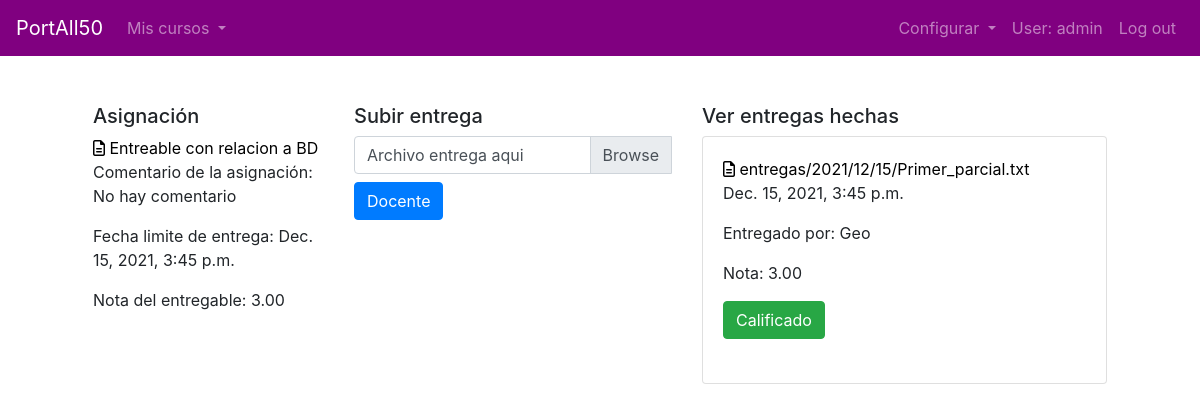
Page /entregable/17 (signed in) on the earlier database version.
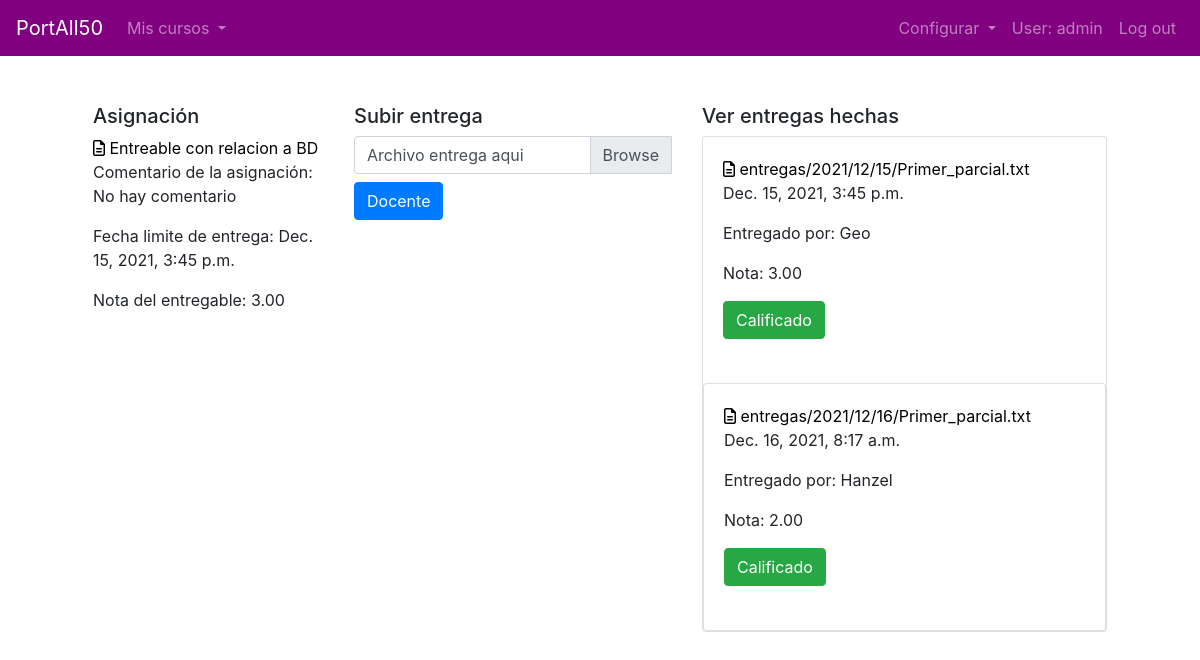
Same page on the later database version.
### PortAll50/models.py (models this page shows, shortened)
class Entrega(models.Model):
    archivo_entrega = models.FileField(upload_to="entregas/%Y/%m/%d", blank=True) #ver video axel
    tiempo_entregado = models.DateTimeField(auto_now_add=True)
    nota = models.DecimalField(decimal_places=2, max_digits=5, null=True)
    entregable = models.ForeignKey(Entregable, on_delete=CASCADE, related_name="entregas")
    cuenta = models.ForeignKey(User, on_delete=CASCADE, related_name="entregas")
    ESTADO_ENTREGA = [("0", "Sin calificar"), ("1", "Calificado")]
    estado_entrega = models.CharField(choices=ESTADO_ENTREGA, max_length=1, default="0")
    class Meta:
        verbose_name_plural = "Entrega"

### PortAll50/views.py (the view)
# urls.py: path("entregable/<int:id_entregable>", views.entregable, name="entregable"),
def entregable(request, id_entregable):
    entregable = Entregable.objects.get(id=id_entregable)
    entregas = Entrega.objects.filter(entregable=entregable)
    estudiante = User.objects.get(username=request.user)
    try:
        entregas_usuario = Entrega.objects.filter(entregable=entregable)
    except:
        entregas_usuario = "8"
    for entrega in entregas_usuario:
        if entrega.cuenta == estudiante:
            envio = entrega
    try:
        print(envio)
    except:
        envio = entregas_usuario
    context = {
        "entregable": entregable,
        "entregas": entregas,
        "entregas_usuario": entregas_usuario,
        "estudiante": estudiante,
        "envio": envio
    }
    return render(request, "PortAll50/entregable.html", context)

### PortAll50/templates/portall50/entregable.html (shortened to what this page needs)
{% extends 'base.html' %}
{% load bootstrap4 %}
{% load static %}
{% block main %}
    <div class="container">
        <div class="row">
            <div class="col-lg-3">
                <h5>Asignación</h5>
                <a href="{{entregable.archivo.url}}"><i class="far fa-file-alt"></i> {{entregable.nombre_entregable}}</a>
                <p>Comentario de la asignación: {{entregable.comentario}}</p>
                <p>Fecha limite de entrega: {{entregable.tiempo_disp_hasta}}</p>
                <p>Nota del entregable: {{entregable.nota}}</p>
            </div>
            <div class="col-lg-4">
                <h5>Subir entrega</h5>
                <form method="POST" action="{% url 'agregarEntrega' %}" enctype="multipart/form-data">
                    <div class="input-group">
                        <div class="custom-file">
                            <label class="custom-file-label" for="inputGroupFile04">Archivo entrega aqui</label>
                        </div>
                    </div>
                    {% if user.info_cuenta.tipo == "2" %}
                        <button type="button" class="btn btn-primary mt-2">Docente</button>
                    {% endif %}
                </form>
            </div>
            <div class="col-lg-5">
                {% if user.info_cuenta.tipo == "2" %}
                    <h5>Ver entregas hechas</h5>
                    {% for entre in entregas %}
                        <div class="card">
                            <div class="card-body">
                                <a target="_blank" href="{{entre.archivo_entrega.url}}"><i class="far fa-file-alt"></i> {{entre.archivo_entrega}}</a>
                                <p>{{entre.tiempo_entregado}}</p>
                                <p>Entregado por: {{entre.cuenta.username}}</p>
                                {% if entre.nota %}
                                    <p>Nota: {{entre.nota}}</p>
                                {% endif %}
                                <div>
                                    {% if entre.estado_entrega == "0" %}
                                        <button type="button" class="btn btn-primary" data-toggle="modal" data-target="#calificarEntrega{{entre.id}}">Calificar entrega</button>
                                    {% else %}
                                        <button type="button" class="btn btn-success">Calificado</button>
                                    {% endif %}
                                </div>
                            </div>
                        </div>
                        <br>
                    {% endfor %}
                {% endif %}
            </div>
        </div>
    </div>
{% endblock %}

Differences in the rows shown:
added Entrega: archivo_entrega "entregas/2021/12/16/Primer_parcial.txt", tiempo_entregado "Dec. 16, 2021, 8:17 a.m.", cuenta.username "Hanzel", nota "2.00", estado_entrega "Calificado"
